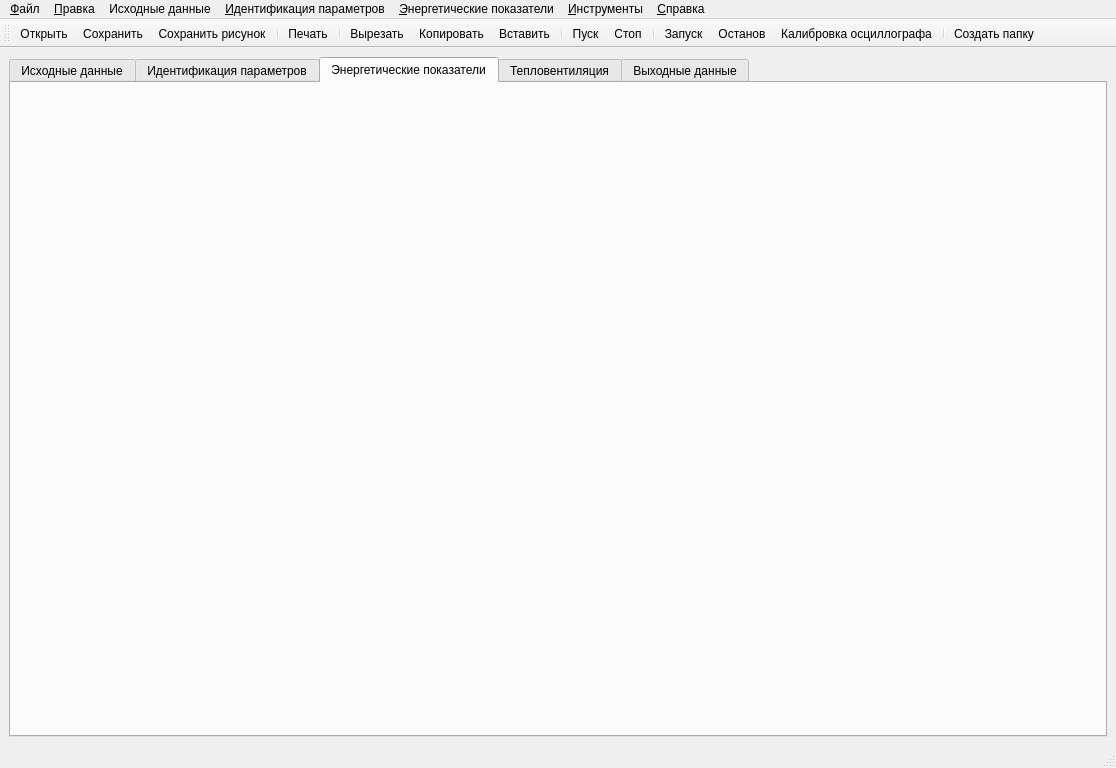
<?xml version="1.0" encoding="UTF-8"?>
<ui version="4.0">
 <class>MainWindow</class>
 <widget class="QMainWindow" name="MainWindow">
  <property name="geometry">
   <rect>
    <x>0</x>
    <y>0</y>
    <width>1116</width>
    <height>768</height>
   </rect>
  </property>
  <property name="windowTitle">
   <string>IM View</string>
  </property>
  <property name="windowIcon">
   <iconset resource="resurce.qrc">
    <normaloff>:/new/prefix1/img/IM_48x48.png</normaloff>:/new/prefix1/img/IM_48x48.png</iconset>
  </property>
  <widget class="QWidget" name="centralwidget">
   <layout class="QHBoxLayout" name="horizontalLayout">
    <item>
     <widget class="QTabWidget" name="tabWidget">
      <property name="currentIndex">
       <number>2</number>
      </property>
      <widget class="QWidget" name="tab">
       <attribute name="title">
        <string>Исходные данные</string>
       </attribute>
       <layout class="QHBoxLayout" name="horizontalLayout_4">
        <item>
         <widget class="datas" name="widget" native="true"/>
        </item>
       </layout>
      </widget>
      <widget class="QWidget" name="tab_2">
       <property name="font">
        <font>
         <pointsize>10</pointsize>
        </font>
       </property>
       <attribute name="title">
        <string>Идентификация параметров</string>
       </attribute>
       <layout class="QHBoxLayout" name="horizontalLayout_2">
        <item>
         <widget class="identf" name="widget_2" native="true"/>
        </item>
       </layout>
      </widget>
      <widget class="QWidget" name="tab_3">
       <attribute name="title">
        <string>Энергетические показатели</string>
       </attribute>
       <layout class="QVBoxLayout" name="verticalLayout">
        <item>
         <widget class="electromagn" name="widget_3" native="true"/>
        </item>
       </layout>
      </widget>
      <widget class="QWidget" name="tab_4">
       <attribute name="title">
        <string>Тепловентиляция</string>
       </attribute>
       <layout class="QGridLayout" name="gridLayout_3">
        <item row="0" column="0">
         <widget class="teplovent" name="widget_5" native="true"/>
        </item>
       </layout>
      </widget>
      <widget class="QWidget" name="tab_6">
       <attribute name="title">
        <string>Выходные данные</string>
       </attribute>
       <layout class="QGridLayout" name="gridLayout">
        <item row="0" column="0">
         <widget class="Itogs" name="widget_4" native="true">
          <layout class="QGridLayout" name="gridLayout_2"/>
         </widget>
        </item>
       </layout>
      </widget>
     </widget>
    </item>
   </layout>
  </widget>
  <widget class="QMenuBar" name="menubar">
   <property name="geometry">
    <rect>
     <x>0</x>
     <y>0</y>
     <width>1116</width>
     <height>29</height>
    </rect>
   </property>
   <widget class="QMenu" name="menufile">
    <property name="title">
     <string>&amp;Файл</string>
    </property>
    <addaction name="action"/>
    <addaction name="action_2"/>
    <addaction name="action_6"/>
    <addaction name="separator"/>
    <addaction name="action_3"/>
    <addaction name="separator"/>
    <addaction name="actionExit"/>
   </widget>
   <widget class="QMenu" name="menuabout">
    <property name="title">
     <string>&amp;Справка</string>
    </property>
    <addaction name="actionhelp"/>
    <addaction name="actionabout"/>
   </widget>
   <widget class="QMenu" name="menu">
    <property name="title">
     <string>&amp;Инструменты</string>
    </property>
    <addaction name="action_15"/>
   </widget>
   <widget class="QMenu" name="menu_2">
    <property name="title">
     <string>&amp;Правка</string>
    </property>
    <addaction name="action_7"/>
    <addaction name="action_8"/>
    <addaction name="separator"/>
    <addaction name="actioncut"/>
    <addaction name="action_10"/>
    <addaction name="action_11"/>
    <addaction name="action_4"/>
    <addaction name="separator"/>
    <addaction name="action_13"/>
   </widget>
   <widget class="QMenu" name="menu_3">
    <property name="title">
     <string>&amp;Идентификация параметров</string>
    </property>
    <addaction name="action_5"/>
    <addaction name="action_9"/>
    <addaction name="separator"/>
    <addaction name="action_14"/>
   </widget>
   <widget class="QMenu" name="menu_4">
    <property name="title">
     <string>Исходные данные</string>
    </property>
    <addaction name="action_12"/>
    <addaction name="action_16"/>
    <addaction name="action_17"/>
    <addaction name="action_18"/>
    <addaction name="action_19"/>
   </widget>
   <widget class="QMenu" name="menu_5">
    <property name="title">
     <string>&amp;Энергетические показатели</string>
    </property>
    <addaction name="action_20"/>
    <addaction name="action_21"/>
    <addaction name="action_22"/>
   </widget>
   <addaction name="menufile"/>
   <addaction name="menu_2"/>
   <addaction name="menu_4"/>
   <addaction name="menu_3"/>
   <addaction name="menu_5"/>
   <addaction name="menu"/>
   <addaction name="menuabout"/>
  </widget>
  <widget class="QStatusBar" name="statusbar"/>
  <widget class="QToolBar" name="toolBar">
   <property name="windowTitle">
    <string>toolBar</string>
   </property>
   <attribute name="toolBarArea">
    <enum>TopToolBarArea</enum>
   </attribute>
   <attribute name="toolBarBreak">
    <bool>false</bool>
   </attribute>
   <addaction name="action"/>
   <addaction name="action_2"/>
   <addaction name="action_6"/>
   <addaction name="separator"/>
   <addaction name="action_3"/>
   <addaction name="separator"/>
   <addaction name="actioncut"/>
   <addaction name="action_10"/>
   <addaction name="action_11"/>
   <addaction name="separator"/>
   <addaction name="action_5"/>
   <addaction name="action_9"/>
   <addaction name="separator"/>
   <addaction name="action_20"/>
   <addaction name="action_21"/>
   <addaction name="action_22"/>
   <addaction name="separator"/>
   <addaction name="action_23"/>
  </widget>
  <action name="actionExit">
   <property name="icon">
    <iconset theme="application-exit">
     <normaloff>.</normaloff>.</iconset>
   </property>
   <property name="text">
    <string>Выход</string>
   </property>
   <property name="shortcut">
    <string>Ctrl+Q</string>
   </property>
  </action>
  <action name="actionhelp">
   <property name="icon">
    <iconset theme="help-contents">
     <normaloff>.</normaloff>.</iconset>
   </property>
   <property name="text">
    <string>Справка</string>
   </property>
   <property name="shortcut">
    <string>F1</string>
   </property>
  </action>
  <action name="actionabout">
   <property name="icon">
    <iconset theme="help-about">
     <normaloff>.</normaloff>.</iconset>
   </property>
   <property name="text">
    <string>О программе</string>
   </property>
  </action>
  <action name="action">
   <property name="icon">
    <iconset theme="document-open">
     <normaloff>.</normaloff>.</iconset>
   </property>
   <property name="text">
    <string>Открыть</string>
   </property>
   <property name="shortcut">
    <string>Ctrl+O</string>
   </property>
  </action>
  <action name="action_2">
   <property name="icon">
    <iconset theme="document-save">
     <normaloff>.</normaloff>.</iconset>
   </property>
   <property name="text">
    <string>Сохранить</string>
   </property>
   <property name="shortcut">
    <string>Ctrl+S</string>
   </property>
  </action>
  <action name="action_3">
   <property name="icon">
    <iconset theme="document-print">
     <normaloff>.</normaloff>.</iconset>
   </property>
   <property name="text">
    <string>Печать</string>
   </property>
   <property name="shortcut">
    <string>Ctrl+P</string>
   </property>
  </action>
  <action name="action_6">
   <property name="icon">
    <iconset theme="document-save-as">
     <normaloff>.</normaloff>.</iconset>
   </property>
   <property name="text">
    <string>Сохранить рисунок</string>
   </property>
   <property name="shortcut">
    <string>Ctrl+Shift+S</string>
   </property>
  </action>
  <action name="action_7">
   <property name="icon">
    <iconset theme="edit-undo">
     <normaloff>.</normaloff>.</iconset>
   </property>
   <property name="text">
    <string>Отменить действие</string>
   </property>
   <property name="shortcut">
    <string>Ctrl+Z</string>
   </property>
  </action>
  <action name="action_8">
   <property name="icon">
    <iconset theme="edit-redo">
     <normaloff>.</normaloff>.</iconset>
   </property>
   <property name="text">
    <string>Повторить действие</string>
   </property>
   <property name="shortcut">
    <string>Ctrl+Shift+Z</string>
   </property>
  </action>
  <action name="actioncut">
   <property name="icon">
    <iconset theme="edit-cut">
     <normaloff>.</normaloff>.</iconset>
   </property>
   <property name="text">
    <string>Вырезать</string>
   </property>
   <property name="shortcut">
    <string>Ctrl+X</string>
   </property>
  </action>
  <action name="action_10">
   <property name="icon">
    <iconset theme="edit-copy">
     <normaloff>.</normaloff>.</iconset>
   </property>
   <property name="text">
    <string>Копировать</string>
   </property>
   <property name="shortcut">
    <string>Ctrl+C</string>
   </property>
  </action>
  <action name="action_11">
   <property name="icon">
    <iconset theme="edit-paste">
     <normaloff>.</normaloff>.</iconset>
   </property>
   <property name="text">
    <string>Вставить</string>
   </property>
   <property name="shortcut">
    <string>Ctrl+V</string>
   </property>
  </action>
  <action name="action_13">
   <property name="icon">
    <iconset theme="system-search">
     <normaloff>.</normaloff>.</iconset>
   </property>
   <property name="text">
    <string>Поиск/замена</string>
   </property>
  </action>
  <action name="action_4">
   <property name="icon">
    <iconset theme="edit-delete">
     <normaloff>.</normaloff>.</iconset>
   </property>
   <property name="text">
    <string>Удалить</string>
   </property>
   <property name="shortcut">
    <string>Ctrl+R</string>
   </property>
  </action>
  <action name="action_5">
   <property name="icon">
    <iconset resource="resurce.qrc">
     <normaloff>:/new/prefix1/img/media-playback-start_2.svg</normaloff>:/new/prefix1/img/media-playback-start_2.svg</iconset>
   </property>
   <property name="text">
    <string>Пуск</string>
   </property>
  </action>
  <action name="action_9">
   <property name="icon">
    <iconset resource="resurce.qrc">
     <normaloff>:/new/prefix1/img/media-playback-stop_2.svg</normaloff>:/new/prefix1/img/media-playback-stop_2.svg</iconset>
   </property>
   <property name="text">
    <string>Стоп</string>
   </property>
  </action>
  <action name="action_14">
   <property name="text">
    <string>Настройки</string>
   </property>
  </action>
  <action name="action_15">
   <property name="icon">
    <iconset resource="resurce.qrc">
     <normaloff>:/new/prefix1/img/configure.svg</normaloff>:/new/prefix1/img/configure.svg</iconset>
   </property>
   <property name="text">
    <string>Настройки</string>
   </property>
   <property name="shortcut">
    <string>Ctrl+P</string>
   </property>
  </action>
  <action name="action_12">
   <property name="icon">
    <iconset theme="document-open">
     <normaloff>.</normaloff>.</iconset>
   </property>
   <property name="text">
    <string>Загрузить данные</string>
   </property>
   <property name="shortcut">
    <string>Ctrl+Z</string>
   </property>
  </action>
  <action name="action_16">
   <property name="icon">
    <iconset theme="document-save">
     <normaloff>.</normaloff>.</iconset>
   </property>
   <property name="text">
    <string>Сохранить данные</string>
   </property>
   <property name="shortcut">
    <string>Ctrl+S</string>
   </property>
  </action>
  <action name="action_17">
   <property name="icon">
    <iconset theme="edit-delete">
     <normaloff>.</normaloff>.</iconset>
   </property>
   <property name="text">
    <string>Удалить данные</string>
   </property>
   <property name="shortcut">
    <string>Ctrl+U</string>
   </property>
  </action>
  <action name="action_18">
   <property name="icon">
    <iconset theme="edit-clear">
     <normaloff>.</normaloff>.</iconset>
   </property>
   <property name="text">
    <string>Очистить данные</string>
   </property>
   <property name="shortcut">
    <string>Ctrl+D</string>
   </property>
  </action>
  <action name="action_19">
   <property name="icon">
    <iconset theme="document-new">
     <normaloff>.</normaloff>.</iconset>
   </property>
   <property name="text">
    <string>Принять данные</string>
   </property>
   <property name="shortcut">
    <string>Ctrl+E</string>
   </property>
  </action>
  <action name="action_20">
   <property name="icon">
    <iconset theme="media-playback-start" resource="resurce.qrc">
     <normaloff>:/new/prefix1/img/media-playback-start.svg</normaloff>:/new/prefix1/img/media-playback-start.svg</iconset>
   </property>
   <property name="text">
    <string>Запуск</string>
   </property>
  </action>
  <action name="action_21">
   <property name="icon">
    <iconset theme="media-playback-stop" resource="resurce.qrc">
     <normaloff>:/new/prefix1/img/media-playback-stop.svg</normaloff>:/new/prefix1/img/media-playback-stop.svg</iconset>
   </property>
   <property name="text">
    <string>Останов</string>
   </property>
  </action>
  <action name="action_22">
   <property name="icon">
    <iconset theme="system-reboot" resource="resurce.qrc">
     <normaloff>:/new/prefix1/img/configure.svg</normaloff>:/new/prefix1/img/configure.svg</iconset>
   </property>
   <property name="text">
    <string>Калибровка осциллографа</string>
   </property>
  </action>
  <action name="action_23">
   <property name="text">
    <string>Создать папку</string>
   </property>
  </action>
 </widget>
 <customwidgets>
  <customwidget>
   <class>datas</class>
   <extends>QWidget</extends>
   <header>datas.h</header>
   <container>1</container>
  </customwidget>
  <customwidget>
   <class>identf</class>
   <extends>QWidget</extends>
   <header>identf.h</header>
   <container>1</container>
  </customwidget>
  <customwidget>
   <class>electromagn</class>
   <extends>QWidget</extends>
   <header>electromagn.h</header>
   <container>1</container>
  </customwidget>
  <customwidget>
   <class>Itogs</class>
   <extends>QWidget</extends>
   <header>itogs.h</header>
   <container>1</container>
  </customwidget>
  <customwidget>
   <class>teplovent</class>
   <extends>QWidget</extends>
   <header>teplovent.h</header>
   <container>1</container>
  </customwidget>
 </customwidgets>
 <resources>
  <include location="resurce.qrc"/>
 </resources>
 <connections/>
</ui>
